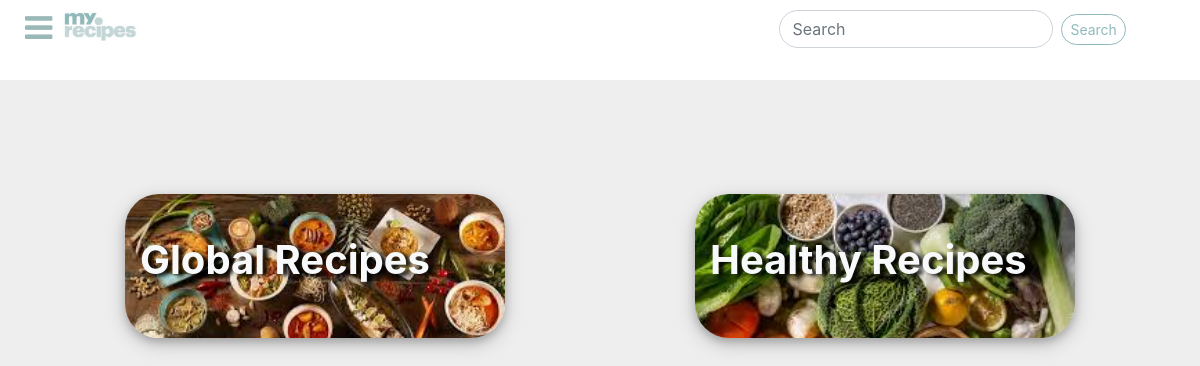
The app's page /loggedIn.php (signed in) with its own data.
### tables this page shows
CREATE TABLE `section` (
  `sectionId` int(11) NOT NULL,
  `Name` varchar(50) NOT NULL,
  `imgSection` varchar(100) NOT NULL
);

### loggedIn.php (the view, shortened to what this page needs)
<html>
<head>
<?php
    include("files.php");
?>
<link rel="stylesheet" type="text/css" href="css/loggedIn.css" />
</head>
<body>
<?php
include("header.php");
include('connect.php');
?>
<div class="container">
    <div class="row" style="height:90vh">
        <div class="col-12" style="height:100%">
             <div class="row" style="height:100%">
             <?php
                $query="SELECT * FROM `Section`";
                $result = mysqli_query($connect,$query);
                while($row = mysqli_fetch_assoc($result)){?>
                    <a  href="sections.php?sectionId=<?php echo $row['sectionId'] ?>" class="col-10 col-md-4 mx-auto categories" style="color: #f8f9fa;height: 20%;border-radius: 34px;box-shadow: 0 4px 8px 0 rgba(0, 0, 0, 0.2), 0 6px 20px 0 rgba(0, 0, 0, 0.19);position: relative;margin-top: 10%;background-image: url('img/<?php echo $row['imgSection']?>');background-repeat: no-repeat;background-size: cover;" >
                       <span style="font-weight: bold;position: absolute;top: 25%;text-shadow: 5px 2px 4px black;"><?php echo $row['Name'] ?></span>
                    </a>
               <?php }
             ?>
            </div>
        </div>
    </div>
</div>
</body>
</html>

### css/index.css (style rules this page uses)
body { background-color:#EEE; overflow: auto; }

### css/loggedIn.css (style rules this page uses)
a ,a:hover { text-decoration:none; color:black; }
@media screen and (min-width: 992px) { .categories span { font-size: 40px; } }

### records on screen
section: imgSection (picture), Name "Global Recipes"
section: imgSection (picture), Name "Healthy Recipes"
